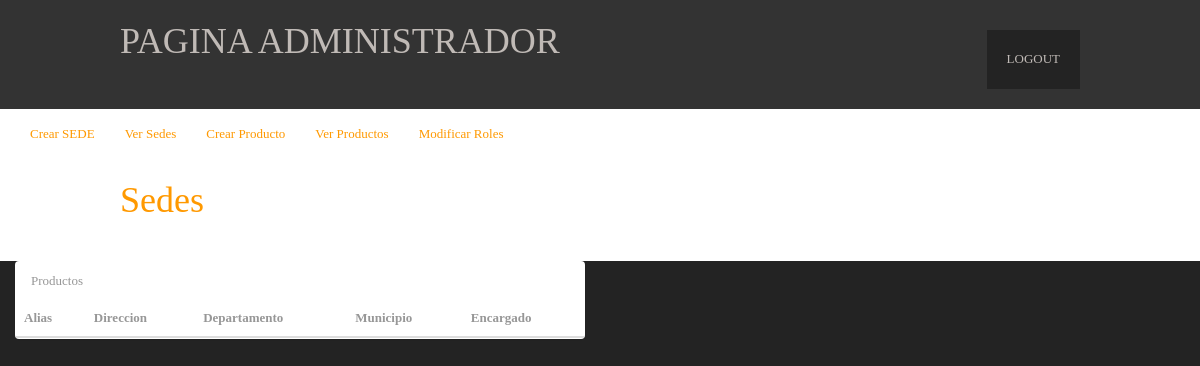
/PaginaAdministrador/VerSedes (signed in), run on an earlier commit of the app's database.
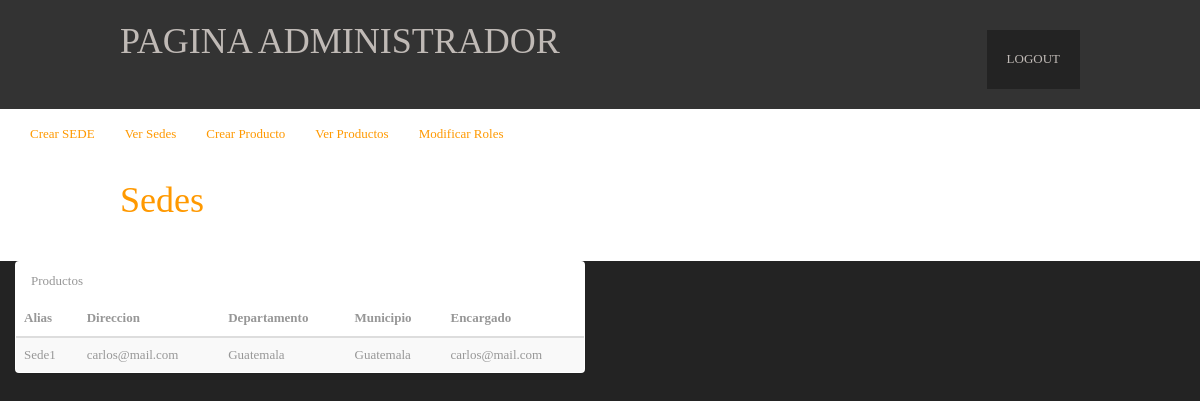
And on a later commit of the database.
### app/models.py (models this page shows)
class SEDE(models.Model):
    id = models.BigIntegerField(primary_key=True)
    alias = models.CharField(max_length=150)
    direccion = models.CharField(max_length=150)
    departamento = models.CharField(max_length=150)
    municipio = models.CharField(max_length=150)
    encargado_dpi = models.ForeignKey(USUARIO, on_delete=models.CASCADE)

class USUARIO(models.Model):
    dpi = models.BigIntegerField(primary_key=True)
    nombre = models.CharField(max_length=150)
    password = models.CharField(max_length=60)
    correo = models.CharField(max_length=150)
    fecha_nacimiento = models.DateField()

### app/views.py (the view)
# urls.py: url(r'^PaginaAdministrador/VerSedes', views.VerSedes, name = 'VerSedes'),
def VerSedes(request):
    if "RolAdministrador" in request.session:
        if  request.session["RolAdministrador"] == 'S':
            sds = SEDE.objects.all()
            return render(request, 'Administrador/VerSedes.html', {"sedes": sds})
        else:
            return redirect('AccesoDenegado')
    else:
        return redirect('AccesoDenegado')

### app/templates/Administrador/VerSedes.html
{% extends 'PaginaAdministrador.html'%}
{% load staticfiles %}
{% block contenido %}
<body>
      <header id="header" class="clear">
        <div id="hgroup">
            <h1><a href="#">Sedes</a></h1>
        </div>
      </header>
      <div class="col-sm-6">
        <section class="panel">
          <header class="panel-heading">
            Productos
          </header>
          <table class="table table-striped">
            <thead>
              <tr>
                <th>Alias</th>
                <th>Direccion</th>
                <th>Departamento</th>
                <th>Municipio</th>
                <th>Encargado</th>
              </tr>
            </thead>
            <tbody>
            {% for sds in sedes %}
            <tr>
                <td>{{sds.alias}}</td>
                <td>{{sds.direccion}}</td>
                <td>{{sds.departamento}}</td>
                <td>{{sds.municipio}}</td>
                <td>{{sds.encargado_dpi.correo}}</td>
            </tr>
            {%endfor%}
            </tbody>
          </table>
        </section>
  </div>
</body>
{% endblock %}

What changed in the data, as far as the page shows it:
added SEDE: alias "Sede1", direccion "carlos@mail.com", departamento "Guatemala", municipio "Guatemala", encargado_dpi.correo "carlos@mail.com"
